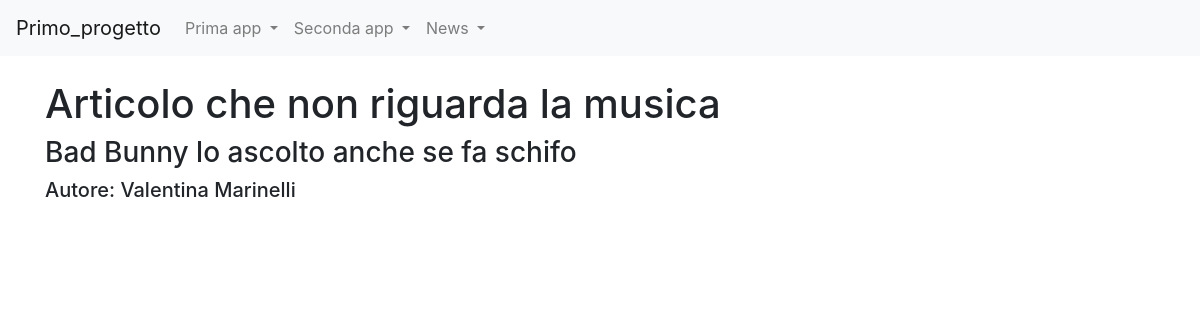
Page /news/articoli/12 on the earlier database version.
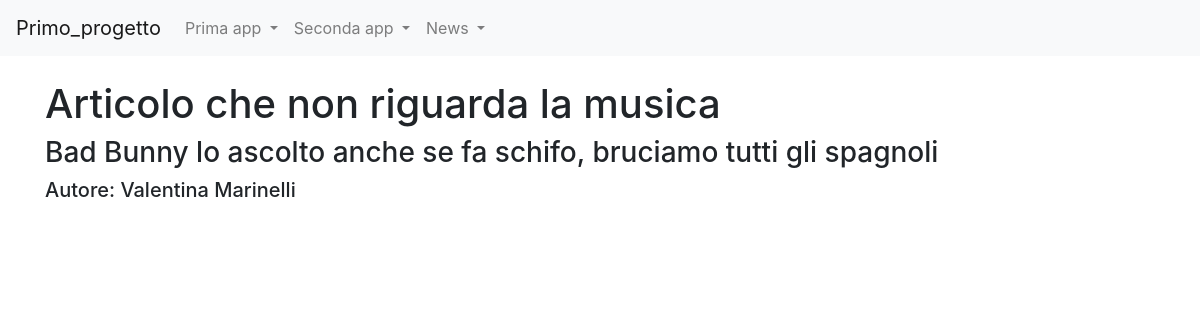
Same page on the later database version.
### news/models.py (models this page shows, shortened)
class Articolo(models.Model):
    titolo = models.CharField(max_length=100)
    contenuto = models.TextField()
    giornalista = models.ForeignKey(Giornalista, on_delete=models.CASCADE, related_name="articoli")
    data=models.DateField(auto_now=False,blank=True)
    visualizzazioni=models.IntegerField(default=0,blank=True)
    class Meta:
        verbose_name =  "Articolo"
        verbose_name_plural = "Articoli"

class Giornalista(models.Model):
    nome = models.CharField(max_length=20)
    cognome = models.CharField(max_length=20)
    anno_di_nascita = models.DateTimeField(blank=True)
    def __str__(self):
        return self.nome + " " + self.cognome
    class Meta:
        verbose_name = "Giornalista"
        verbose_name_plural = "Giornalisti"

### news/views.py (the view)
# urls.py: path("articoli/<int:pk>",articoloDetailView, name="articolo_detail"),
def articoloDetailView(request, pk):
    articolo = get_object_or_404(Articolo, pk=pk)
    context = {"articolo": articolo}
    return render(request, "articolo_detail.html", context)

### news/templates/articolo_detail.html (shortened to what this page needs)
{% extends 'base.html' %}
{% block content %}
 <h1>{{ articolo.titolo }}</h1>
 <h3>{{ articolo.contenuto }}</h3>
 <h5>Autore: {{ articolo.giornalista }}</h5>
{% endblock content %}

Differences in the rows shown:
changed Articolo "Articolo che non riguarda la musica": contenuto "Bad Bunny lo ascolto anche se fa schifo" → "Bad Bunny lo ascolto anche se fa schifo, bruciamo tutti gli spagnoli"
